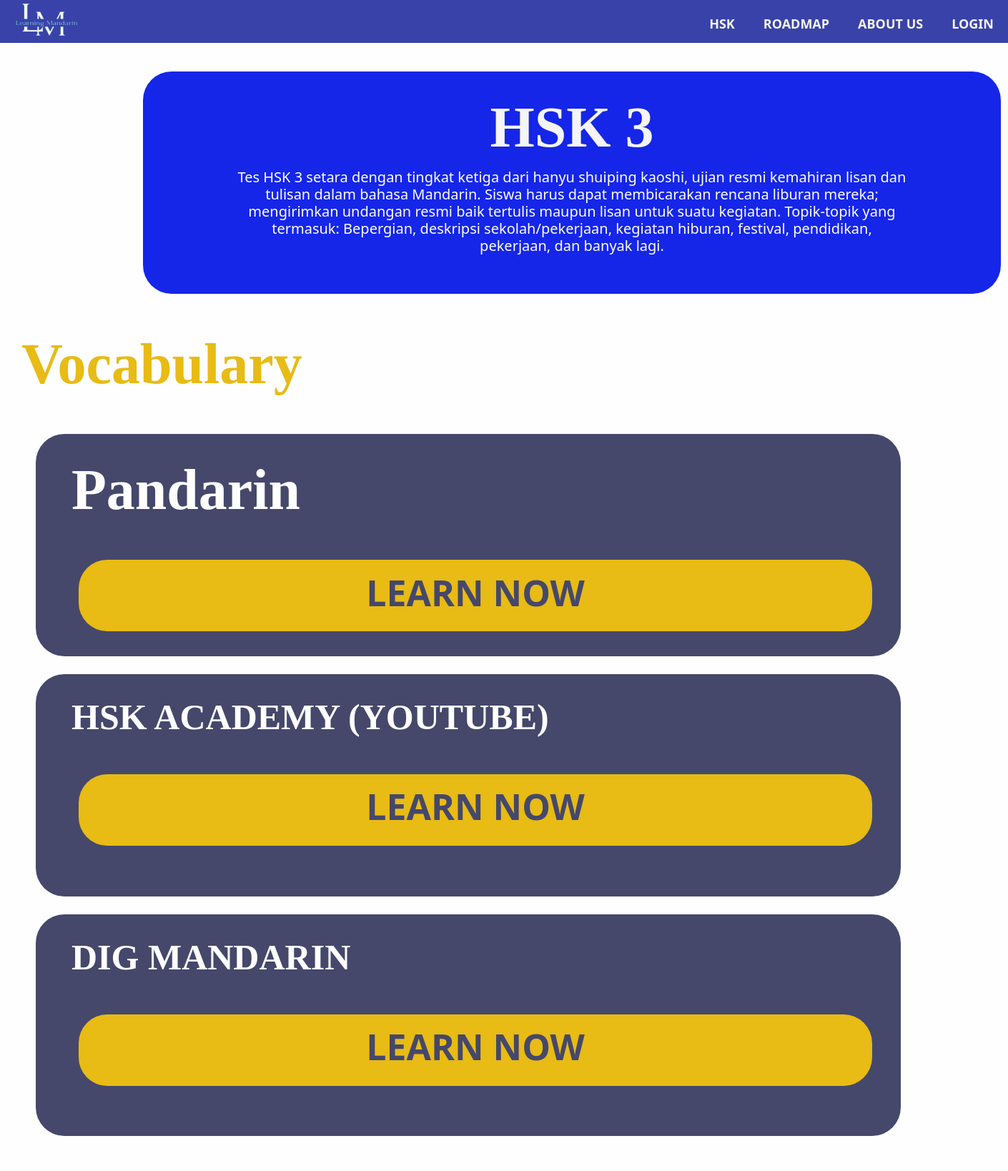
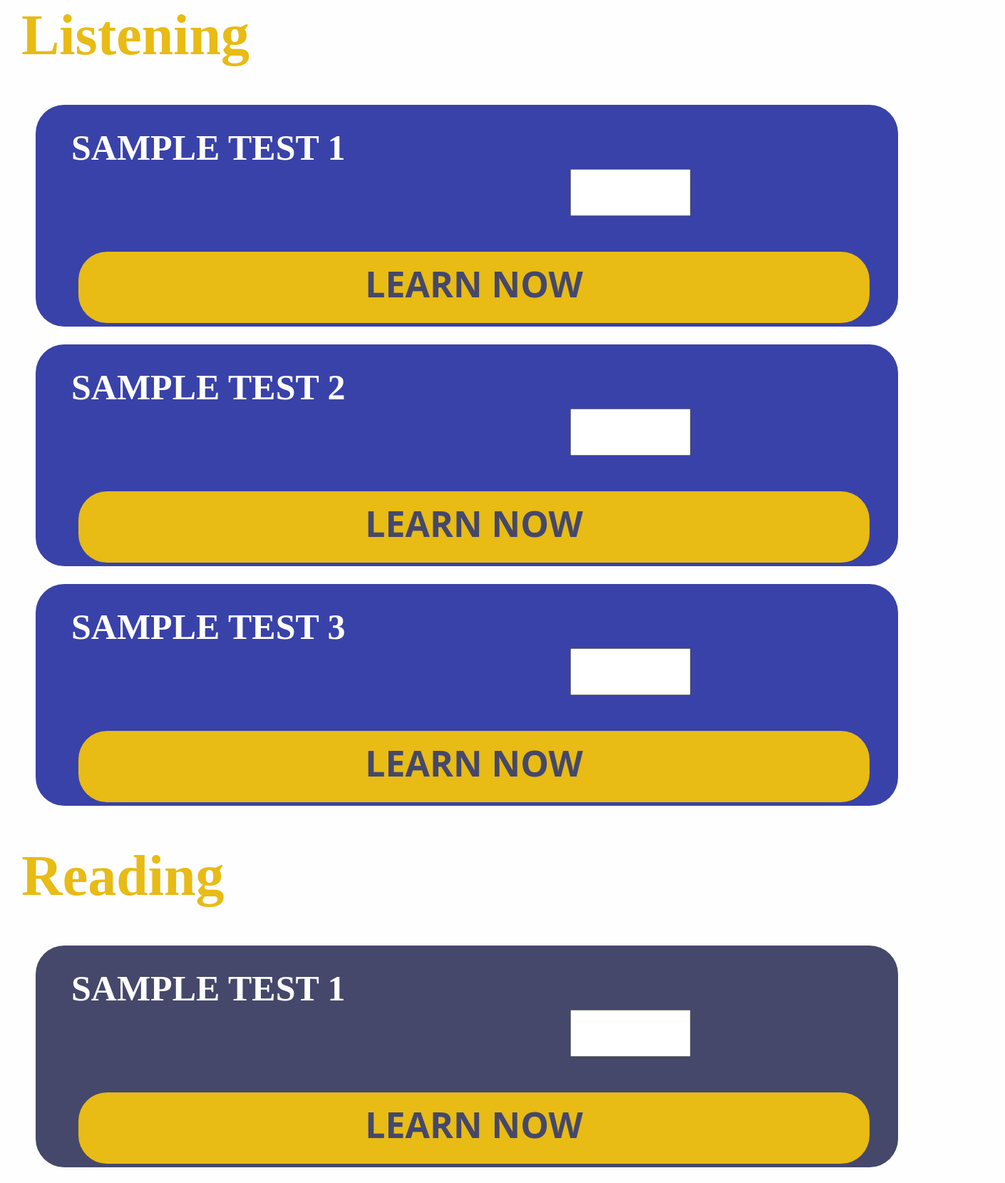
Page /isiHsk/3 (upper part) on the committed database (2 pictures, top to bottom).
### myapp/models.py (models this page shows)
class hsk(models.Model):
    judul = models.CharField(max_length = 100)
    deskripsi = models.TextField(max_length = 10000)
    link_audio = models.TextField(max_length = 10000, default='/')
    link_audio2 = models.TextField(max_length = 10000, default='/')
    link_audio3 = models.TextField(max_length = 10000, default='/')
    link_vocab = models.TextField(max_length = 10000)
    link_reading = models.TextField(max_length = 10000 , default='/')
    link_reading2 = models.TextField(max_length = 10000, default='/')
    link_reading3 = models.TextField(max_length = 10000, default='/')
    link_writing = models.TextField(max_length = 10000 , default='/')
    link_writing2 = models.TextField(max_length = 10000, default='/')
    link_writing3 = models.TextField(max_length = 10000, default='/')
    link_pandarin=models.TextField(max_length = 10000, default='/')
    link_academy=models.TextField(max_length = 10000, default='/')
    link_dig=models.TextField(max_length = 10000, default='/')

### myapp/views.py (the view, shortened to what this page needs)
# urls.py: path("isiHsk/<str:id>", views.isiHsk, name="isiHsk"),
def isiHsk(request, id):
    hsk= list_hsk.objects.get(id=id)
    if request.user.is_authenticated:
        userf=userFire.objects.get(user=request.user)
        info = auth.get_account_info(str(userf.kunci))
        uid = info['users'][0]['localId']
    context ={"hsk": hsk}
    nilaiListen=0
    nilaiReading=0
    listen=0
    reading=0
    return render(request, "isiHSK.html", context )

### template/IsiHSK.html (shortened to what this page needs)
{% load static %}
<!DOCTYPE html>
<html lang="en">
<head>
    <link rel="stylesheet" href="https://stackpath.bootstrapcdn.com/bootstrap/4.5.2/css/bootstrap.min.css">
</head>
<body>
    <a href="\">
        <img src="{% static 'lm.png' %}" style="float: left;width: 200px;height: 160px;margin-left: -40px;margin-top: -150px;padding-left: 10px;position: fixed;z-index: 1000;">
    </a>
    <div class="pp" style="z-index: 100;">
        <strong>
            <ul class="menu-kanan" style="z-index: 100;">
                <div style="display: block;" style="z-index: 1000;">
                    {% if user.is_authenticated %}
                        <button class="hskbutton dropbawah" onmouseenter='toggleDropdown("show")' onmouseleave='toggleDropdown()'> <b> {{  user.username  }}</b></button>
                        <div class="dropdown-content" id="dropdownContent" style="margin: 50px;margin-left: 338px;" onmouseenter='toggleDropdown("show")' onmouseleave='toggleDropdown()'>
                            <a href=" {% url 'profile' %}" class="dropdown-item" >Profil</a>
                            <a href="{% url 'logout' %}" class="dropdown-item">Logout</a>
                        </div>
                    {% else %}
                    <a href="{% url 'login' %}">
                        <button class="hskbutton" ><strong>LOGIN</strong></button>
                    </a>
                    {% endif %}
                    <a href="{% url 'about' %}">
                        <button class="hskbutton"><strong>ABOUT US</strong></button>
                    </a>
                    <a href="{% url 'roadmap' %}">
                        <button class="hskbutton" ><strong>ROADMAP</strong></button>
                    </a>
                    <button onmouseenter="dropdown('show')" onmouseleave="dropdown()" class="hskbutton dropbawah" id="hskbutton"><strong>HSK</strong></button>
                </div>
            </ul>
        </strong>
    </div>
    <div style="background-color: #1526E8; width:1200px;height:310.87px; margin: 20px; margin-top: 100px; margin-left: 200px; margin-right: 165px; border-radius: 40px;padding: 30px;">
        <h1 style="text-align: center;"><strong>{{hsk.judul}}</strong></h1>
        <h3 style="color: #fefefe;margin: 100px;margin-top: 10px;text-align: center;font-size: 20px;background-color: #1526E8;">{{hsk.deskripsi}}</strong></h3>
    </div>
    <h1 style="color: #e8bb15; margin-top: 50px;text-indent: 30px;"><strong>Vocabulary</strong><br>
    <div style="background-color: #45486b; width: 1200 px;height:310.87px;margin: 20px;margin-top: 50px;margin-left: 50px; margin-right: 150px; border-radius: 40px;padding: 30px;">
        <h1 style="color:#fefefe; margin-top: 0px;text-indent: 0px;margin-left: 20px;"><strong>Pandarin</strong>
        <div style="background-color: #e8bb15; width: 1000 px;height: 100px;margin: 20px;margin-top: 50px;margin-left: 10px; margin-right: 10px; border-radius: 40px;padding: 30px;">
            <a href={{hsk.link_pandarin}} target="_blank"><br>
                <p style="margin-top: -110px;font-size: 50px;text-align: center;color: #45486b;"><strong>LEARN NOW</strong></p>
            </a>
        </div>
    </div>
    <div style="background-color: #45486b; width: 1200 px;height:310.87px;margin: 20px;margin-top: 25px;margin-left: 50px; margin-right: 150px; border-radius: 40px;padding: 30px;">
        <h1 style="color:#fefefe; margin-top: 0px;text-indent: 0px;margin-left: 20px; font-size: 50px;"><strong>HSK ACADEMY (YOUTUBE)</strong>
        <div style="background-color: #e8bb15; width: 1000 px;height: 100px;margin: 20px;margin-top: 50px;margin-left: 10px; margin-right: 10px; border-radius: 40px;padding: 30px;">
            <a href={{hsk.link_academy}} target="_blank"><br>
                <p style="margin-top: -75px;font-size: 50px;text-align: center;color: #45486b;"><strong>LEARN NOW</strong></p>
            </a>
        </div>
    </div>
    <div style="background-color: #45486b; width: 1200 px;height:310.87px;margin: 20px;margin-top: 25px;margin-left: 50px; margin-right: 150px; border-radius: 40px;padding: 30px;">
        <h1 style="color:#fefefe; margin-top: 0px;text-indent: 0px;margin-left: 20px; font-size: 50px;"><strong>DIG MANDARIN</strong>
        <div style="background-color: #e8bb15; width: 1000 px;height: 100px;margin: 20px;margin-top: 50px;margin-left: 10px; margin-right: 10px; border-radius: 40px;padding: 30px;">
            <a href={{hsk.link_dig}} target="_blank"><br>
                <p style="margin-top: -75px;font-size: 50px;text-align: center;color: #45486b;"><strong>LEARN NOW</strong></p>
            </a>
        </div>
    </div>
                                        <form action="" method="post">
                                            <h1 style="color: #e8bb15; margin-top: 50px;text-indent: 30px;"><strong>Listening</strong><br></h1>
                                            <div style="background-color: #3942a8; width: 1200 px;height:310.87px;margin: 20px;margin-top: 50px;margin-left: 50px; margin-right: 150px; border-radius: 40px;padding: 30px;">
                                                <h1 style="color:#fefefe; margin-top: 0px;text-indent: 0px;margin-left: 20px; font-size: 50px;"><strong>SAMPLE TEST 1</strong>
                                                    <input name="listening1" min="0" max="100" type="number" style="margin-left: 700px;">
                                                    <div style="background-color: #e8bb15; width: 1000 px;height: 100px;margin: 20px;margin-top: 50px;margin-left: 10px; margin-right: 10px; border-radius: 40px;padding: 30px;">
                                                        <a href={{hsk.link_audio}} target="_blank"><br>
                                                            <p style="margin-top: -75px;font-size: 50px;text-align: center;color: #45486b;"><strong>LEARN NOW</strong></p>
                                                        </a>
                                                    </div>
                                                </div>
                                                <div style="background-color: #3942a8; width: 1200 px;height:310.87px;margin: 20px;margin-top: 25px;margin-left: 50px; margin-right: 150px; border-radius: 40px;padding: 30px;">
                                                    <h1 style="color:#fefefe; margin-top: 0px;text-indent: 0px;margin-left: 20px; font-size: 50px;"><strong> SAMPLE TEST 2</strong>
                                                        <input name="listening2" min="0" max="100" type="number" style="margin-left: 700px;">
                                                        <div style="background-color: #e8bb15; width: 1000 px;height: 100px;margin: 20px;margin-top: 50px;margin-left: 10px; margin-right: 10px; border-radius: 40px;padding: 30px;">
                                                            <a href={{hsk.link_audio2}} target="_blank"><br>
                                                                <p style="margin-top: -75px;font-size: 50px;text-align: center;color: #45486b;"><strong>LEARN NOW</strong></p>
                                                            </a>
                                                        </div>
                                                    </div>
                                                    <div style="background-color: #3942a8; width: 1200 px;height:310.87px;margin: 20px;margin-top: 25px;margin-left: 50px; margin-right: 150px; border-radius: 40px;padding: 30px;">
                                                        <h1 style="color:#fefefe; margin-top: 0px;text-indent: 0px;margin-left: 20px; font-size: 50px;"><strong>SAMPLE TEST 3</strong>
                                                            <input name="listening3" min="0" max="100" type="number" style="margin-left: 700px;">
                                                            <div style="background-color: #e8bb15; width: 1000 px;height: 100px;margin: 20px;margin-top: 50px;margin-left: 10px; margin-right: 10px; border-radius: 40px;padding: 30px;">
                                                                <a href={{hsk.link_audio3}} target="_blank"><br>
                                                                    <p style="margin-top: -75px;font-size: 50px;text-align: center;color: #45486b;"><strong>LEARN NOW</strong></p>
                                                                </a>
                                                            </div>
                                                        </div>
                                                        <h1 style="color: #e8bb15; margin-top: 50px;text-indent: 30px;"><strong>Reading</strong><br>
                                                            <div style="background-color: #45486b; width: 1200 px;height:310.87px;margin: 20px;margin-top: 50px;margin-left: 50px; margin-right: 150px; border-radius: 40px;padding: 30px;">
                                                                <h1 style="color:#fefefe; margin-top: 0px;text-indent: 0px;margin-left: 20px;font-size: 50px;"><strong>SAMPLE TEST 1</strong>
                                                                    <input name="Reading1" min="0" max="100" type="number" style="margin-left: 700px;">
                                                                    <div style="background-color: #e8bb15; width: 1000 px;height: 100px;margin: 20px;margin-top: 50px;margin-left: 10px; margin-right: 10px; border-radius: 40px;padding: 30px;">
                                                                        <a href={{hsk.link_reading}} target="_blank"><br>
                                                                            <p style="margin-top: -75px;font-size: 50px;text-align: center;color: #45486b;"><strong>LEARN NOW</strong></p>
                                                                        </a>
                                                                    </div>
                                                                </div>
                                                                    </form>
                                    </body>
                                    </html>

### template/IsiHSK.html (style rules this page uses)
body { background-color: #fefefe; margin: 0; padding: 0; }
h1 { color:whitesmoke; font-family:Cambria, Cochin, Georgia, Times, 'Times New Roman', serif; font-size: 80px; overflow: hidden; padding-bottom: -100px; }
h3 { background-color: #e8bb15; color: #3942a8; font-size: medium; overflow: hidden; }
p { color:whitesmoke; font-family:system-ui; font-size:large; }
ul { list-style-type: none; margin: 0; padding: 0; font-family:system-ui, -apple-system, BlinkMacSystemFont, 'Segoe UI', Roboto, Oxygen, Ubuntu, Cantarell, 'Open Sans', 'Helvetica Neue', sans-serif; overflow: hidden; color:whitesmoke; }
.pp { background-color: #3942a8; color: whitesmoke; display: flex; height: 60px; position: fixed; width: 100%; top: 0; justify-content: flex-end; }
.menu-kanan { text-align: right; }
.hskbutton { float: right; display: block; background-color: #3942a8; color:whitesmoke; font-family:system-ui, -apple-system, BlinkMacSystemFont, 'Segoe UI', Roboto, Oxygen, Ubuntu, Cantarell, 'Open Sans', 'Helvetica Neue', sans-serif; text-align:center; padding-bottom: 10px; padding-top: 20px; padding-left: 20px; padding-right: 20px; text-decoration: none; border:none; cursor: pointer; font-size: large; }
.dropbawah { display: inline-block; padding-left: -10px; }
body, h1, h2, p, button { margin: 0; padding: 0; }
body { font-family: 'Segoe UI', Tahoma, Geneva, Verdana, sans-serif; }

### rows in the picture
hsk: judul "HSK 3", deskripsi "Tes HSK 3 setara dengan tingkat ketiga dari hanyu shuiping kaoshi, ujian resmi kemahiran lisan dan tulisan dalam bahasa Mandarin. Siswa harus dapat membicarakan rencana liburan mereka; mengirimkan undangan resmi baik tertulis maupun lisan untuk suatu kegiatan. Topik-topik yang termasuk: Bepergian, deskripsi sekolah/pekerjaan, kegiatan hiburan, festival, pendidikan, pekerjaan, dan banyak lagi."
